Frame 1 (no input): blank canvas, image omitted
Frame 60 (the mouse pressed at the canvas centre just before this capture): blank canvas, image omitted
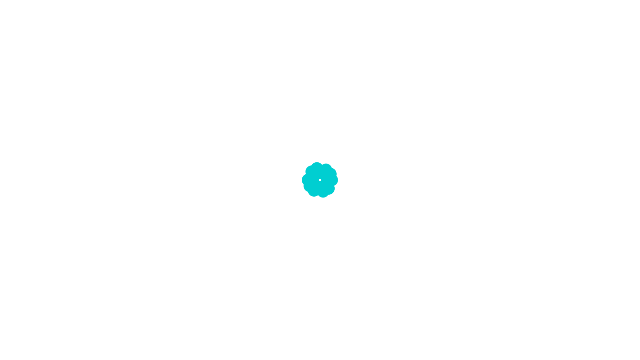
Frame 120 (the mouse held since frame 60 and released just before this capture)

The Processing sketch whose frames 1 and 60 were blank and that drew this single picture after the mouse press (run headless with seeded random() and noise(); from frame 60 on, the mouse is pressed at the canvas centre):

// Processing sketch: pulses
// ── pulses.pde
int angle = 0;

void setup() {
  size(640, 360);
  background(255);
  noStroke();
  fill(0, 102);
}

void draw() {
  // Draw only when mouse is pressed
  if (mousePressed == true) {
    angle += 5;
    float val = cos(radians(angle)) * 12.0;
    for (int a = 0; a < 360; a += 75) {
      float xoff = cos(radians(a)) * val;
      float yoff = sin(radians(a)) * val;
      fill(0,206,209);
      ellipse(mouseX + xoff, mouseY + yoff, val, val);
    }
    fill(255);
    ellipse(mouseX, mouseY, 2, 2); 
  }
}
